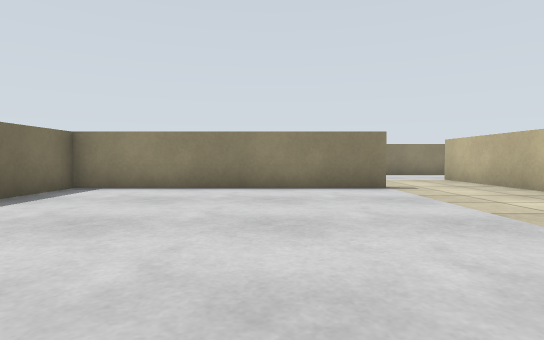
[1] (above)

18 first-person views from a walk through a Gazebo world. The camera is 0.34 m above the floor, tilts 2° down and sees 80° across. The floor is counted in squares, 0.5 m on a side. Each view is taken from the middle of a square. On the plan, view 1 faces up. The plan holds only what a view shows up to about 10 squares ahead; the rest is blank.

[2]
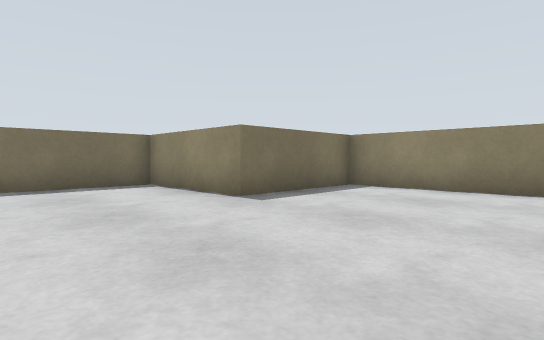

[3]
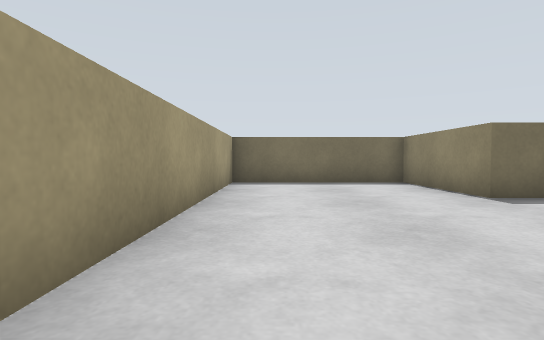

[4]
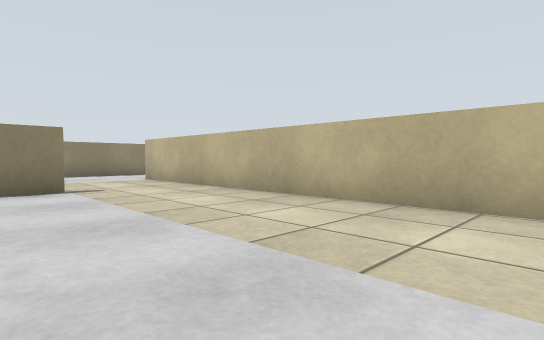

[5]
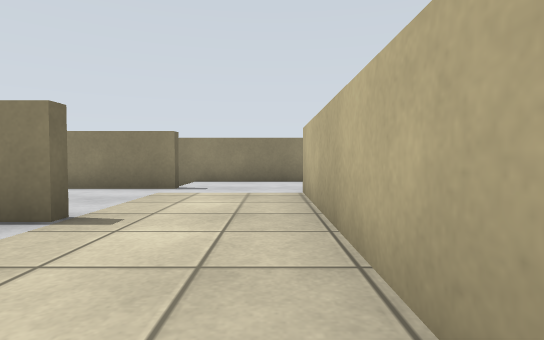

[6]
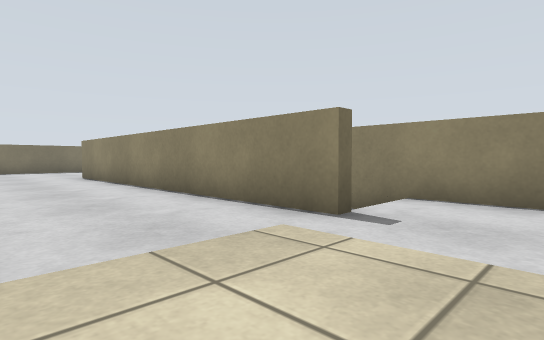

[7]
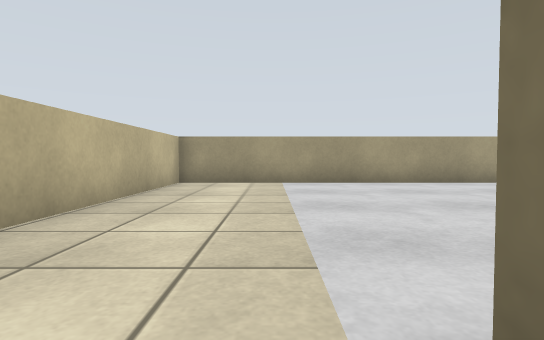

[8]
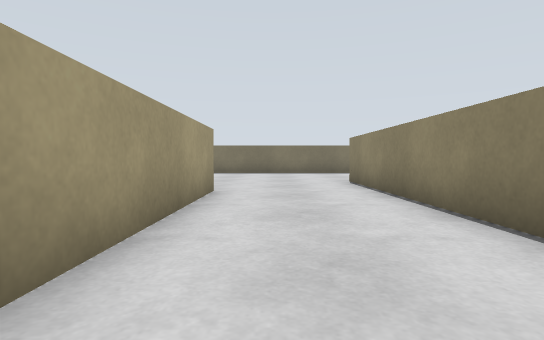

[9]
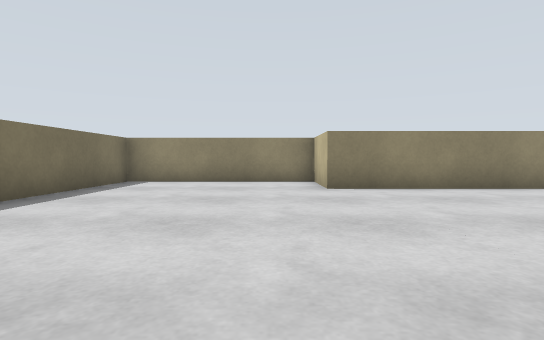

[10]
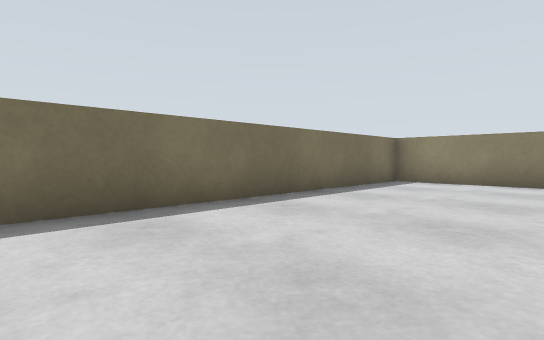

[11]
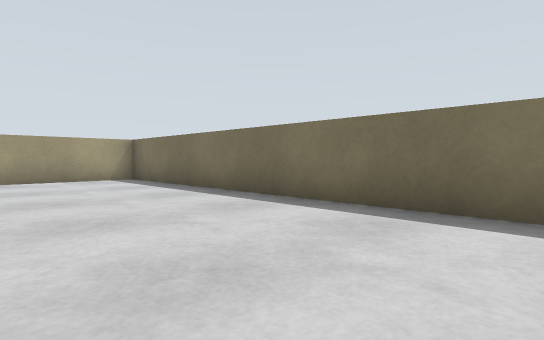

[12]
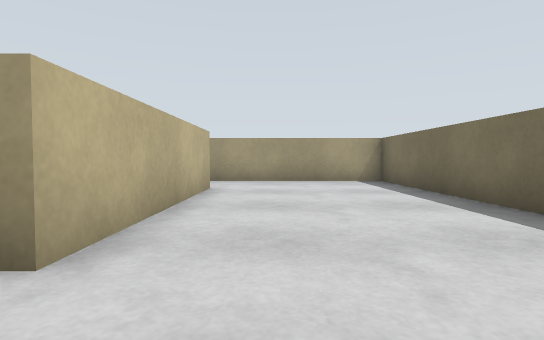

[13]
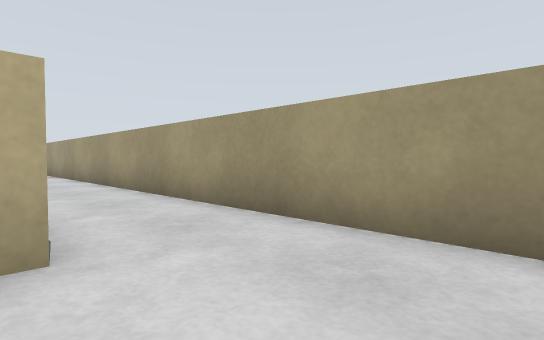

[14]
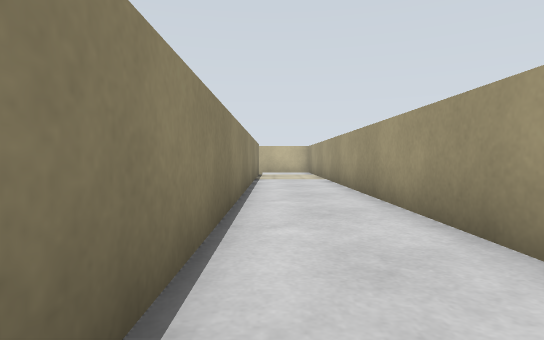

[15]
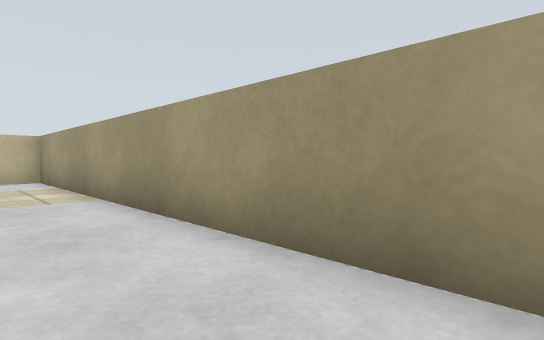

[16]
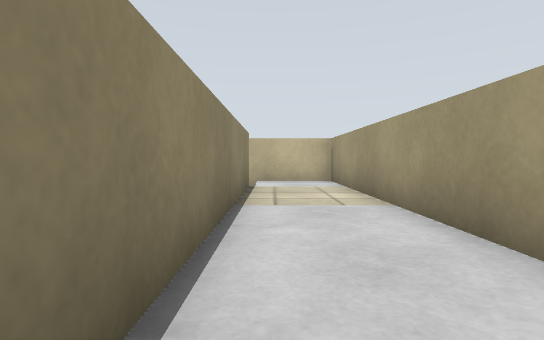

[17]
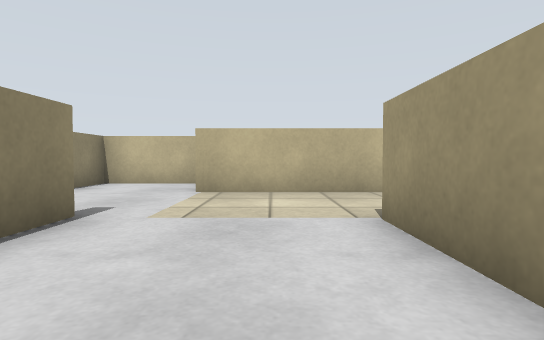

[18]
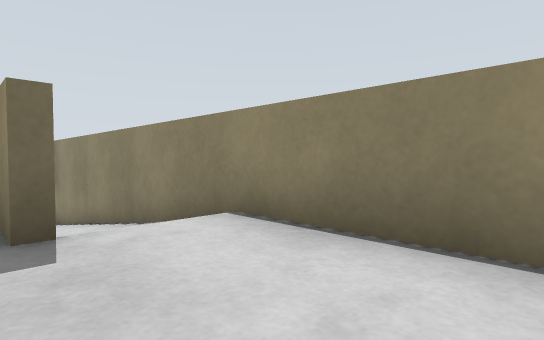

### Floor plan
Ten units are one square. View 1 is at (0, 0); x grows to the right and y downward. Boxes are objects, and circles mark ways between rooms. Rooms are numbered by the first view taken in them; rooms with no view inside come last. Other rooms are left out.
<svg viewBox="-138 -141 222 184">
<path fill="none" stroke="#000" d="M-49 -78 26 -78 26 -75 -46 -75 -46 -38 -83 -38 -83 11 56 11 56 -106M28 -118 28 -113 -45 -113M79 -110 79 -136 -56 -136M-86 15 -86 -41M-45 -113 -77 -113 -77 -136 -133 -136 -133 38 79 38 79 12M58 14 -74 14"/>
<circle cx="-40" cy="-100" r="3" fill="#2a7"/>
<text x="0" y="-60">1</text>
<text x="-70" y="-50">2</text>
</svg>
Room 1 opens to room 2.

Where each view was taken, in squares from view 1:
view 1: 0 up, 0 right, facing up
view 2: 0 up, 0 right, facing up-left
view 3: 0 up, 1 right, facing left
view 4: 0 up, 1 right, facing up-right
view 5: 4 up, 5 right, facing up
view 6: 8 up, 5 right, facing up-left
view 7: 8 up, 3 right, facing down
view 8: 9 up, 2 right, facing left
view 9: 4 up, 9 left, facing up
view 10: 4 up, 9 left, facing up-left
view 11: 7 up, 9 left, facing down-left
view 12: 6 up, 10 left, facing down
view 13: 1 down, 11 left, facing down-right
view 14: 2 down, 8 left, facing right
view 15: 2 down, 3 left, facing down-right
view 16: 2 down, 2 left, facing right
view 17: 9 up, 1 left, facing right
view 18: 11 up, 6 right, facing up-left
